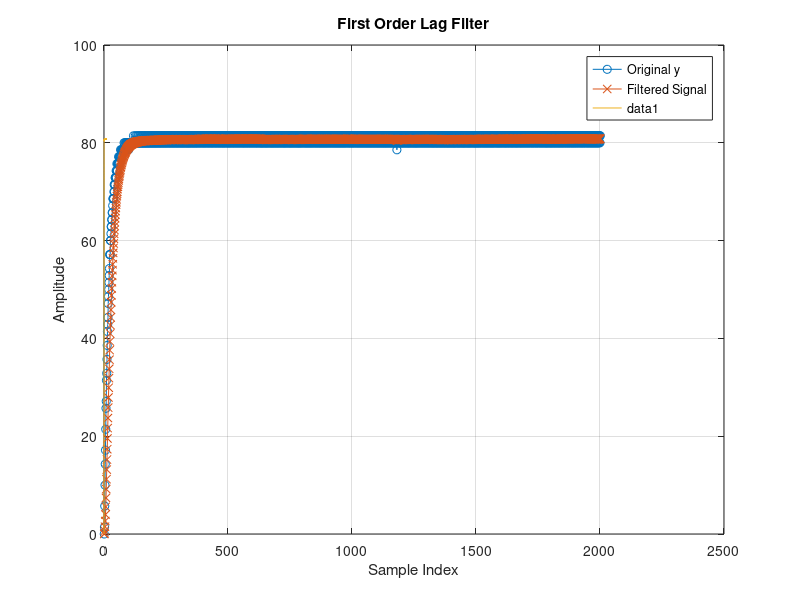

Recreate this plot in MATLAB. (Note: this script raises an error after producing the figure.)
Ts = 0.005
y = load('motor_data/y_motore.mat').y
t = load('motor_data/t_motore.mat').t
u(1) = 12
s=tf('s')
%% Filter signal
% With 10 seconds, and Ts = 0.005 we have 2000 samples, so 20 windowSize
% means is equal to 1.5%

% Filter parameters
T = Ts; % Sampling period (assume 1 for simplicity, adjust as needed)
tau = 10*Ts; % Time constant of the lag filter

% First order lag filter coefficient
alpha = T / (T + tau);

% Initialize the filtered signal array
filtered_signal = zeros(size(y));

% Apply the first order lag filter
for k = 2:length(y)
    filtered_signal(k) = alpha * y(k) + (1 - alpha) * filtered_signal(k-1);
end
% Plot the results for visualization
figure;
plot(y, '-o');
hold on;
plot(filtered_signal, '-x');
legend('Original y', 'Filtered Signal');
xlabel('Sample Index');
ylabel('Amplitude');
title('First Order Lag Filter');
grid on;
%%
windowSize = 30
b=(1/windowSize)*ones(1,windowSize)
a = 1
y_filtered = filter(b,a,y)
plot(t,y_filtered)
%% Metodo delle aree

n = size(y_filtered)
S1 = 0
y_overline = y_filtered(length(y_filtered))
for i = 1:n-1
    S1 = S1 +(y_overline-y_filtered(i))*(t(i+1)-t(i));% definizione di integrale, f * \delta T, che suppongo essere sufficientemente piccolo
end
Q = trapz(t(1:length(t)),y_filtered(1:length(y_filtered)))
ext_area = y_overline*t(round(length(t)))-Q
S1 = ext_area/y_overline
mu = y_overline / u(1)
%%
% S1 = 5.0048 = T + tau
f=find(t<S1) % per ricavare quanto vale tau mi vado a vedere innanzitutto quando la t è pari a 5.0048, approssimo per difetto in questo caso
% i < 502
S2 = trapz(t(1:length(f)),y_filtered(1:length(f)))
T = S2*exp(1)/y_overline
tau = S1-T
G = mu/(1+s*T)*exp(-tau*s)
G_senza_pade = mu/(1+s*T)

%% Approssimazione di Padè in ss
G_senza_delay = G_senza_pade/s/9.5493;
num = [0 0 6.734];
den = [1.199 9.549 0];
[A,B,C,D] = tf2ss(num,den);
%A = [0 1; 0 -9.2081]
%B = [0; 61.9337]
%C = [1 0]
%D = 0
%%

% sys_without_delay = ss(A,B,C,D);
% Q = [0.0003 0 0; 0 0.1  0; 0 0 1];
% R = 0.01;
% [K_tilde,S,e] = lqi(ss(A,B,C,D),Q,R,0);
% kr = -1/(C*inv(A-B*K_tilde(1:2))*B);
%%
sys_with_delay = ss(A,B,C,D,'InputDelay',tau)
sys_pade = pade(sys_with_delay,1,Inf,Inf)
%%
A = sys_pade.A
B = sys_pade.B
C = sys_pade.C

D = sys_pade.D
Q = [0.01 0 0 0; 0 15 0 0; 0 0 0.01 0; 0 0 0 1]
R =  0.08
[K_tilde,S,e] = lqi(ss(A,B,C,D),Q,R,0)
kr = -1/(C*inv(A-B*K_tilde(1:3))*B)

%% Discretizzazione
K_discreta = K_tilde(1:3)
sys_int = tf([K_tilde(4)],[1 0])
sys_int_d = c2d(sys_int,Ts,'tustin')
num = tfdata(sys_int_d)
num_int = -num{1}

%% Approssimazione di Padè in ss

% G_senza_pade = (mu/(1+s*T))
% G_pade = (mu/(1+s*T))*((1-0.5*tau*s)/(1+0.5*tau*s)) 
% % oppure
% % pade = pade(tau,1)
% % G_pade = G_senza_pade*pade 
% % Same result, using matlab function
% G_with_integration = G_pade/s/9.5493
% % [num,den]=tfdata(G_pade)
% num_without_pole = [0 -0.1697 6.7333]
% den_without_pole = [0.0030 0.1436 1]
% [Aw,Bw,Cw,Dw]=tf2ss(num_without_pole,den_without_pole)

%%
%syms x_punto x u
%x_punto = -A*x+B*ud
%y = x
%u_punto = u - ud(t) / T

%[x_punto ; u_punto] = [-A B; 0 -1/T][x u] + [0 1/T]u
%y = [1 0 ][x u]

% A = [-9.2074 61.9639; 0 -16.211]
% B= [0 ;16.211]
% C= [1 0]


%%

% A1 = [ 0 1 0; 0 -9.2074 61.9639; 0 0 -16.211]
% B1 = [0; 0; 16.211]
% C1 = [1 0 0]
% D1 = 0
% Q = [100 0 0 0; 0 0.1 0 0; 0 0 0.1 0; 0 0 0 5]
% R = 0.001
% [K_tilde1,S,e] = lqi(ss(A1,B1,C1,D1),Q,R)
% kr = -1/(C1*inv(A1-B1*K_tilde1(1:3))*B1)


%%
% num = [0 0 -0.2075 6.726]
% den = [0.032 1.332 9.549 0]
% [A,B,C,D]=tf2ss(num,den)
% Dovrebbe funzionare fino a w circa 1/tau, ovvero 19.8410 nel nostro caso
%https://lpsa.swarthmore.edu/Representations/SysRepTransformations/TF2SS.html#:~:text=Probably%20the%20most%20straightforward%20method,is%20not%20important%20to%20us.
%H(s) = Y(s)/U(s)=(b0s^n+b1s^{n-1}+...+b_{n-1}s+b_n)/(s^n+a_1s^{n-1}+...+a_{n-1}s+a_n)
% A = [0 1 0 ... 0; 0 0 1 ... 0; .....,; 0 0 0... 1; -a_n -a_{n-1} -a_{n-2}
% ... -a1]
% B = [0;0;...;1] C = [(b_n-a_nb_0) (b_{n-1}-a_{n-1}b_0) ... (b_2-a_2b_0)
% (b_1-a_1b_0)] D= b_0
% b0 = 6.733
% b1 = -0.1697
% a0=1
% a1=0.1436
% a2 = 0.002983
% A = [0 1; -a0/a2 -a1/a2]
% B = [0; 1/a2]
% C = [b0-(b1*a0)/a2 b1-(b1*a1)/a2]
% D=b0

%% 
% b0 = 0
% b1 = -0.2075
% b2 = 6.726
% a3 = 0
% a2 = 1/0.032
% a1 = 1.332 / 0.032
% A = [0 1 0; 0 0 1;-a3 -a2 -a1]
% B = [0; 0; 1]
% C = [b2 b1 b0]
% D=0
% Q = eye(4)
% R = 1
% [K,S,e] = lqi(ss(A,B,C,D),Q,R)
% kr = -1/(C*inv(A-B*K(1:3))*B)



